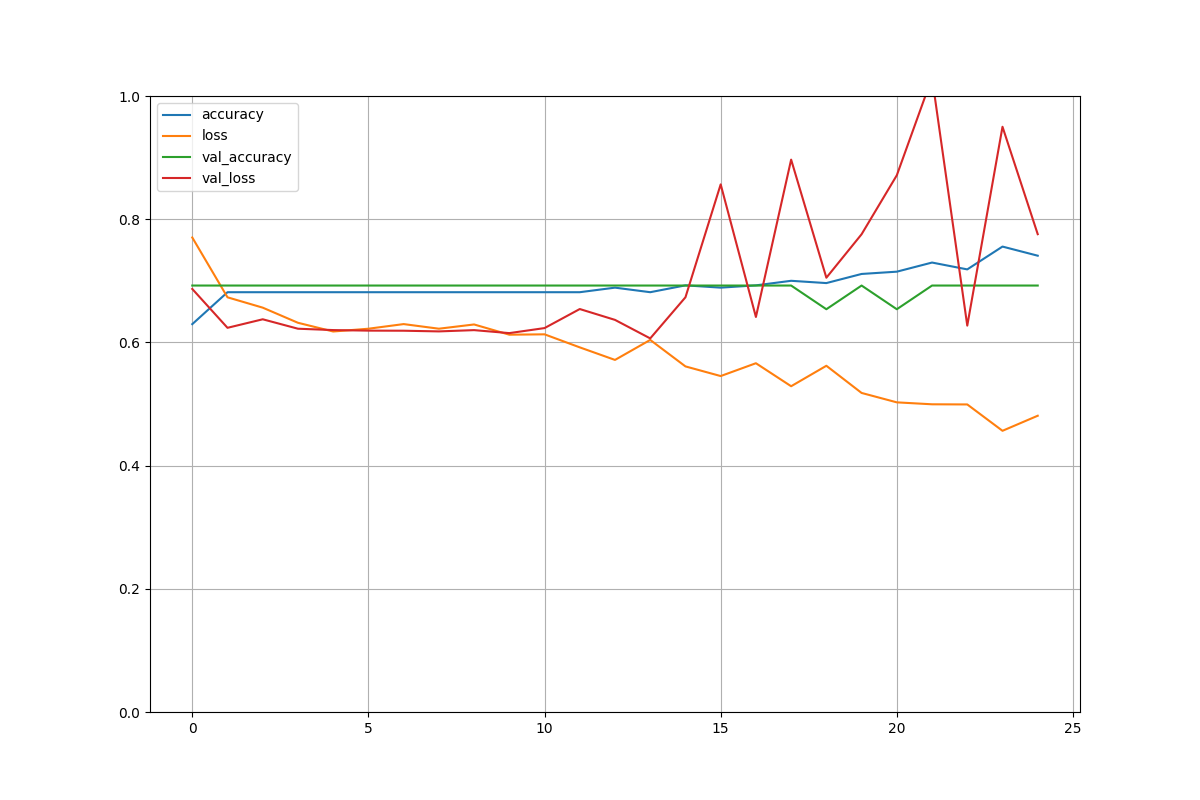

Reproduce this figure in Python.
import os

import cv2 as cv
import keras
import numpy as np
import pandas as pd
from matplotlib import pyplot as plt

nomes_classes = ["flooded", "no_flooded"]


def load_data_path(path, x, y):
    for img_path in os.listdir(path):
        if img_path.find("_1") < 0:
            y.append(0)
        else:
            y.append(1)
        img = cv.imread(f'{path}/{img_path}', cv.IMREAD_GRAYSCALE)
        x.append(cv.resize(img, (512, 360)) / 255.0)


def load_dataset():
    x_train = []
    y_train = []
    x_test = []
    y_test = []

    load_data_path("data/train", x_train, y_train)
    load_data_path("data/test", x_test, y_test)

    return np.array(x_train), np.array(y_train), np.array(x_test), np.array(y_test)


if __name__ == '__main__':
    x_train, y_train, x_test, y_test = load_dataset()

    nn = keras.models.Sequential([
        keras.layers.InputLayer(input_shape=(512, 360, 1)),
        keras.layers.Conv2D(64, 3, padding='same', activation='relu'),
        keras.layers.MaxPooling2D(2),
        keras.layers.Conv2D(128, 5, padding='same', activation='relu'),
        keras.layers.MaxPooling2D(4),
        keras.layers.Conv2D(128, 5, padding='same', activation='relu'),
        keras.layers.MaxPooling2D(4),
        keras.layers.Flatten(),
        keras.layers.Dense(128, activation='relu'),
        keras.layers.Dropout(0.3),
        keras.layers.Dense(64, activation="relu"),
        keras.layers.Dropout(0.2),
        keras.layers.Dense(1, activation="sigmoid")
    ])

    print(nn.summary())

    x_train_new = x_train.reshape(x_train.shape[0], x_train.shape[1], x_train.shape[2], 1)
    x_test_new = x_test.reshape(x_test.shape[0], x_test.shape[1], x_test.shape[2], 1)

    nn.compile(optimizer='adam',
               loss=keras.losses.binary_crossentropy,
               metrics=['accuracy'])

    history_nn = nn.fit(x_train_new, y_train, epochs=25, validation_data=(x_test_new, y_test))

    pd.DataFrame(history_nn.history).plot(figsize=(12, 8))
    plt.grid(True)
    plt.gca().set_ylim(0, 1)
    plt.show()

    result = nn.predict(x_test[:60])

    for i in range(len(result)):
        print(f'Previsao: {np.argmax(result[i], axis=-1)} | Verdadeiro: {y_test[i]}')
